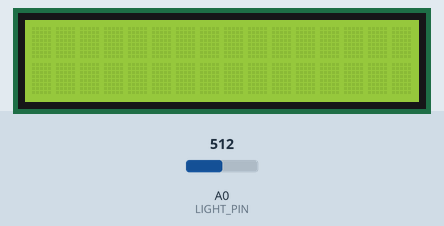
Simulated run of this sketch. Board: Arduino Uno, built with avr-gcc and run on an emulated ATmega328P. Parts: 16×2 character LCD. Inputs (shaded band) come from the test bench; at power-on: A0 (LIGHT_PIN) = 512. Random numbers use the default seed unless the sketch sets one.

Above: at 1.2 s.
1.3 s: A0 (LIGHT_PIN) set to 306
At 5.3 s:
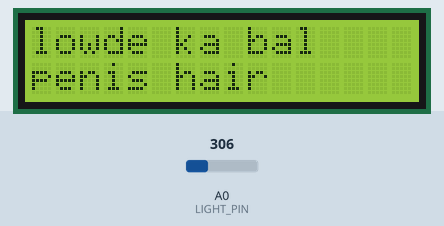
10.6 s: A0 (LIGHT_PIN) set to 289
At 15.7 s:
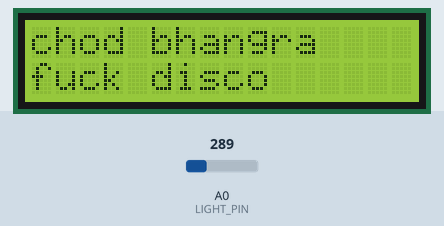
16.5 s: A0 (LIGHT_PIN) set to 122
At 21.0 s:
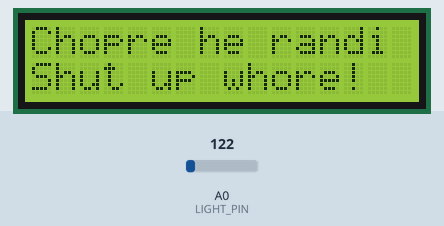
25.8 s: A0 (LIGHT_PIN) set to 0
At 31.5 s:
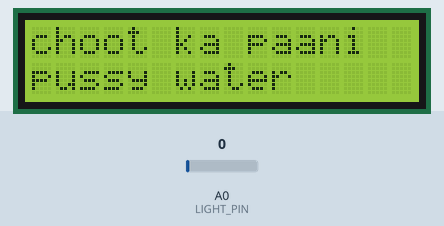
Timing chart, 0 to 33.0 s (numbered marks = the images above; inputs shaded):
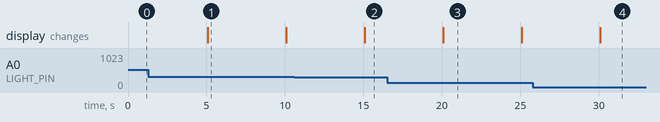

Measured:
- the behaviour switches between 301 and 300 on A0 (LIGHT_PIN) (found by bisection; images 1 and 2)
- after the input at 1.3 s, the display: changes after 3.8 s (image 1)
- after the input at 10.6 s, the display: changes after 4.5 s (image 2)
- after the input at 25.8 s, the display: changes after 4.3 s (image 4)
- what the display in image 1 shows lasts 5.0 s, from 5.1 s to 10.1 s

The sketch:

lcd_message.ino
```cpp
#include <LiquidCrystal.h>
#include <Wire.h>
#define   CONTRAST_PIN   10
#define   BACKLIGHT_PIN  11
#define   CONTRAST       130
#define   LIGHT_PIN      A0

// LiquidCrystal lcd(12, 11, 10, 5, 4, 3, 2, BACKLIGHT_PIN, POSITIVE );

#define LCD_RS 9
#define LCD_RW 8
#define LCD_E 7
#define LCD_DATA4 5
#define LCD_DATA3 4
#define LCD_DATA2 3
#define LCD_DATA1 2

LiquidCrystal lcd(LCD_RS, LCD_RW, LCD_E, LCD_DATA4, LCD_DATA3, LCD_DATA2, LCD_DATA1, BACKLIGHT_PIN, POSITIVE);

const byte NUMBER_OF_NAMES = 69;
char* names[NUMBER_OF_NAMES][4] PROGMEM = {
  {"amma ki chut", "mothers pussy", "Hindi", ""},
  {"Baap ke lavde", "Penis of father", "Hindi", ""},
  {"Bakrichod", "Goat Fucker", "Hindi", ""},
  {"Balatkaar", "Rape", "Hindi", ""},
  {"Bell Bula", "bull's dick", "Hindi", ""},
  {"Betichod", "daughter fucker", "Hindi", ""},
  {"Bhen ke lode", "Cock of sister", "Hindi", ""},
  {"bhosad chod", "dirty cunt fucker", "Hindi", ""},
  {"bhosadi ke", "man with a pussy", "Hindi", ""},
  {"bhosdee kay", "son of a whore", "Hindi", ""},
  {"bhosdi k", "son of a randi ( bitch )", "Hindi", ""},
  {"bhundi", "top of nipple", "Hindi", ""},
  {"Bihari", "Loser", "Hindi", ""},
  {"bolti bandh kar", "shut your mouth", "Hindi", ""},
  {"bulle ke baal", "hair around penis", "Hindi", ""},
  {"bursungha", "one who smell pussy", "Hindi", ""},
  {"camina", "bastard", "Hindi", ""},
  {"Cha Cha Chod", "Uncle Fucker", "Hindi", ""},
  {"chod", "fuck", "Hindi", ""},
  {"chod bhangra", "fuck disco", "Hindi", ""},
  {"choot k bhoot", "ghost of cunt", "Hindi", ""},
  {"choot k pakode", "fryball of cunt", "Hindi", ""},
  {"choot ka paani", "pussy water", "Hindi", ""},
  {"choot ka pissu", "pussy tick", "Hindi", ""},
  {"choot ki jhilli", "clit of cunt", "Hindi", ""},
  {"chootia", "dumbass", "Hindi", ""},
  {"Chopre he randi", "Shut up whore!", "Hindi", ""},
  {"chudpagal", "pussy madman", "Hindi", ""},
  {"Chut ka maindak", "frog in a vagina", "Hindi", ""},
  {"chut ke makkhan", "butter of cunt", "Hindi", ""},
  {"chutiya", "wanker", "Hindi", ""},
  {"Chutiya chootia", "Fucker", "Hindi", ""},
  {"Delhi", "Pussy of father", "Hindi", ""},
  {"Dheeli Choot", "Loose Cunt", "Hindi", ""},
  {"Gaand chaat mera", "lick my ass/ kiss my ass", "Hindi", ""},
  {"Gaand gaand", "Ass", "Hindi", ""},
  {"Gaand ka Khadda", "Ass hole", "Hindi", ""},
  {"Gaand ke Dhakan", "Butt Plug", "Hindi", ""},
  {"Gaand mein Kida", "Ants in your Ass", "Hindi", ""},
  {"Gaandu", "Asshole", "Hindi", ""},
  {"gaandu", "asshole", "Hindi", ""},
  {"gand mein louda", "cock in ur ass", "Hindi", ""},
  {"Gandmasti", "Foolhardy Fun", "Hindi", ""},
  {"goli", "balls", "Hindi", ""},
  {"haram zaadaa", "bastard", "Hindi", ""},
  {"harami", "bastard", "Hindi", ""},
  {"jhaat", "pubic hair", "Hindi", ""},
  {"Jhatoo", "pubes", "Hindi", ""},
  {"kaala lund", "black cock", "Hindi", ""},
  {"kaali kutti", "black bitch", "Hindi", ""},
  {"Kukarchod", "Dog fucker", "Hindi", ""},
  {"Kutha Sala", "Damn Bastard", "Hindi", ""},
  {"kuthri", "bitch", "Hindi", ""},
  {"kutte", "dog", "Hindi", ""},
  {"kutte ki olad", "son of a bitch", "Hindi", ""},
  {"lavde ka baal", "pubic hair", "Hindi", ""},
  {"lowde ka bal", "penis hair", "Hindi", ""},
  {"lund", "cock", "Hindi", ""},
  {"Lund chuse", "cock sucker", "Hindi", ""},
  {"Lund Khajoor", "Dickhead", "Hindi", ""},
  {"Lund luhnd", "Cock", "Hindi", ""},
  {"Madar Chod", "Mother Fucker!!", "Hindi", ""},
  {"Mader chod", "Mother Fucker", "Hindi", ""},
  {"Maggi", "Prostitute", "Hindi", ""},
  {"Mai Chod", "Mother Fucker", "Hindi", ""},
  {"Mera mume le", "Suck my dick", "Hindi", ""},
  {"Randi", "Whore", "Hindi", ""},
  {"Randi Ka Choda", "Son of a whore", "Hindi", ""},
  {"Tharki", "Bitchy", "Hindi", ""}
};

int lightreading = 0;
int newlightreading = 0;

char text;

void setup() {
  // set up the LCD's number of columns and rows:
  pinMode(CONTRAST_PIN, OUTPUT);
  analogWrite ( CONTRAST_PIN, CONTRAST );
  lcd.begin(16, 2);
  randomSeed(analogRead(0));
  analogWrite ( BACKLIGHT_PIN, 255 );

}

void loop() {
  //showmessage();

  //  lcd.setCursor(0, 1);
  //  lcd.print(lightreading);

  //analogWrite ( BACKLIGHT_PIN, 255 );

  newlightreading = analogRead ( LIGHT_PIN );

  if ( (lightreading - 5)  > newlightreading) {
    //if (1 == 1) {
    analogWrite ( BACKLIGHT_PIN, 255 );

    //    lcd.clear();
    //    lcd.setCursor(0, 0);
    //    lcd.print("      FUCK");
    //    lcd.setCursor(0, 1);
    //    lcd.print("      OFF");
    //    lcd.setCursor(0, 1);

    showmessage();
  }
  lightreading = newlightreading;
  delay(5000);
  analogWrite ( BACKLIGHT_PIN, 0 );
  lcd.clear();

  //delay(1000);

  //analogWrite ( BACKLIGHT_PIN, 0 );

  //delay(10000);
}

void showmessage() {
  char* line1;
  char* line2;
  //char* line3;
  //char* line4;

  int displaynumber;

  displaynumber = random(0, NUMBER_OF_NAMES);

  //for (int displaynumber = 0; displaynumber < NUMBER_OF_NAMES; displaynumber++) {


  line1 = (char*)pgm_read_word(&(names[displaynumber][0]));
  line2 = (char*)pgm_read_word(&(names[displaynumber][1]));
  //line3 = (char*)pgm_read_word(&(names[displaynumber][2]));
  //line4 = (char*)pgm_read_word(&(names[displaynumber][3]));

  lcd.clear();
  lcd.setCursor(0, 0);
  lcd.print(line1);
  lcd.setCursor(0, 1);
  lcd.print(line2);

  //delay(1000);

  //lcd.clear();
  //lcd.setCursor(0, 0);
  //lcd.print(line3);
  //lcd.setCursor(0, 1);
  //lcd.print(line4);

  //delay(1000);
  //}
}
```
